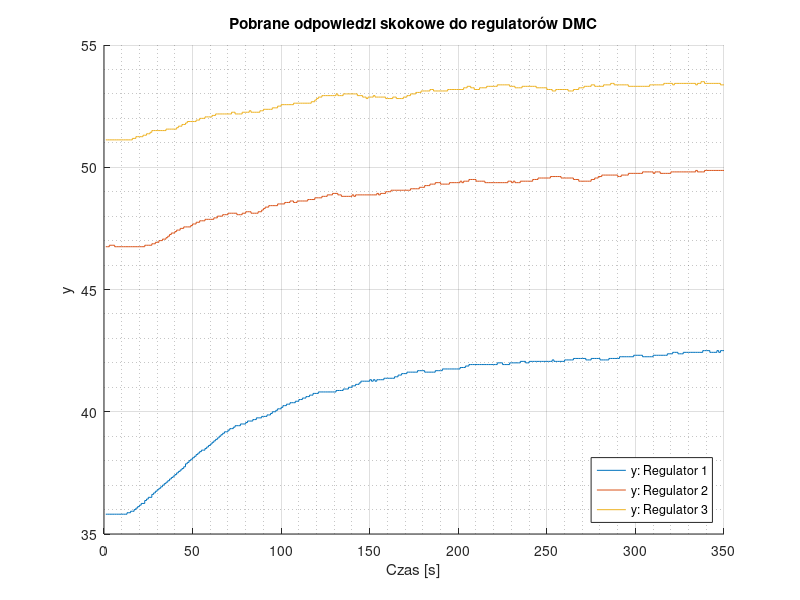

Reproduce this figure in MATLAB. (Note: this script raises an error after producing the figure.)
addpath('Funkcje')

dane1 = load('Pomiary/skok_25_40.txt');
dane2 = load('Pomiary/skok_50_60.txt');
dane3 = load('Pomiary/skok_65_75.txt');

K = [0.44229, 0.32123, 0.22986];
Td = [7, 7, 7];
T1 = [10.2021, 6.8717, 15.3719];
T2 = [76.437, 110.917, 77.9063];

t1 = dane1(:, 1);
y1 = dane1(:, 2);
t2 = dane2(:, 1);
y2 = dane2(:, 2);
t3 = dane3(:, 1);
y3 = dane3(:, 2);

kk = 350;
figure;
hold on;
stairs(y1(1:kk)); % plot(model(T1(1),T2(1),K(1),Td(1),kk,u)); 
stairs(y2(1:kk));% plot(model(T1(2),T2(2),K(2),Td(2),kk,10)); 
stairs(y3(1:kk));% plot(model(T1(3),T2(3),K(3),Td(3),kk,10)); 
legend('y: Regulator 1', 'y: Regulator 2', 'y: Regulator 3', 'Location', 'southeast');
xlabel('Czas [s]');
ylabel('y');
grid on; grid minor;
title('Pobrane odpowiedzi skokowe do regulatorów DMC');

exportgraphics(gca, 'Wykresy/odpowiedzi_skokowe_DMC.pdf', 'ContentType', 'vector');
% close;

ys = dmc_odp_jednostkowa_rozm(kk);

figure;
plot(ys(:,1),'.',MarkerSize=2);
hold on;
plot(ys(:,2),'.',MarkerSize=2);
plot(ys(:,3),'.',MarkerSize=2);
legend('ys: Regulator 1', 'ys: Regulator 2', 'ys: Regulator 3', 'Location', 'southeast');
xlabel('k');
ylabel('ys');
title('Znormalizowane odpowiedzi skokowe do regulatorów DMC');

grid on; grid minor;

exportgraphics(gca, 'Wykresy/odpowiedzi_jednostkowe_DMC.pdf', 'ContentType', 'vector');